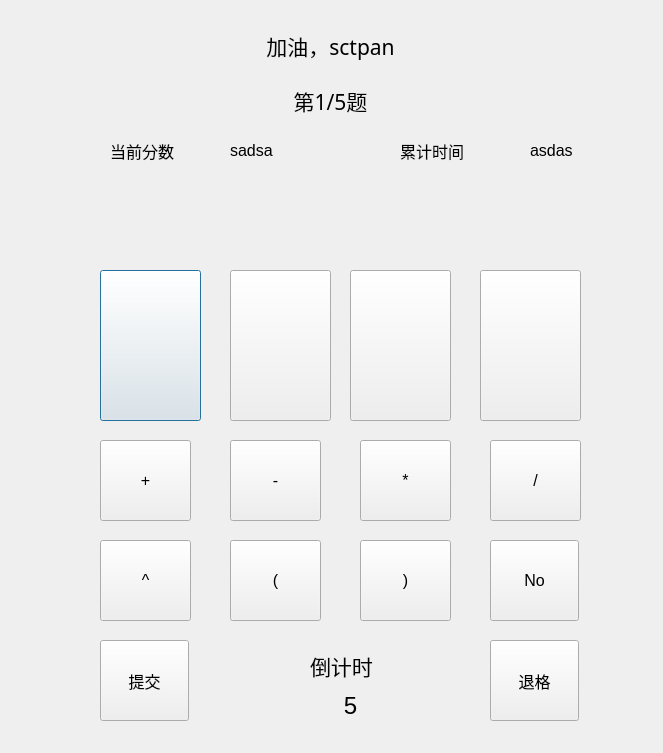
<?xml version="1.0" encoding="UTF-8"?>
<ui version="4.0">
 <class>ContestWindow</class>
 <widget class="QDialog" name="ContestWindow">
  <property name="geometry">
   <rect>
    <x>0</x>
    <y>0</y>
    <width>663</width>
    <height>753</height>
   </rect>
  </property>
  <property name="windowTitle">
   <string>Dialog</string>
  </property>
  <widget class="QPushButton" name="card1">
   <property name="geometry">
    <rect>
     <x>100</x>
     <y>270</y>
     <width>101</width>
     <height>151</height>
    </rect>
   </property>
   <property name="text">
    <string/>
   </property>
  </widget>
  <widget class="QPushButton" name="card2">
   <property name="geometry">
    <rect>
     <x>230</x>
     <y>270</y>
     <width>101</width>
     <height>151</height>
    </rect>
   </property>
   <property name="text">
    <string/>
   </property>
  </widget>
  <widget class="QPushButton" name="card3">
   <property name="geometry">
    <rect>
     <x>350</x>
     <y>270</y>
     <width>101</width>
     <height>151</height>
    </rect>
   </property>
   <property name="text">
    <string/>
   </property>
  </widget>
  <widget class="QPushButton" name="card4">
   <property name="geometry">
    <rect>
     <x>480</x>
     <y>270</y>
     <width>101</width>
     <height>151</height>
    </rect>
   </property>
   <property name="text">
    <string/>
   </property>
  </widget>
  <widget class="QPushButton" name="plusButton">
   <property name="geometry">
    <rect>
     <x>100</x>
     <y>440</y>
     <width>91</width>
     <height>81</height>
    </rect>
   </property>
   <property name="font">
    <font>
     <family>Segoe UI</family>
     <pointsize>12</pointsize>
    </font>
   </property>
   <property name="text">
    <string>+</string>
   </property>
  </widget>
  <widget class="QLabel" name="output">
   <property name="geometry">
    <rect>
     <x>90</x>
     <y>190</y>
     <width>491</width>
     <height>51</height>
    </rect>
   </property>
   <property name="font">
    <font>
     <family>Segoe UI</family>
     <pointsize>14</pointsize>
     <weight>50</weight>
     <bold>false</bold>
    </font>
   </property>
   <property name="text">
    <string/>
   </property>
  </widget>
  <widget class="QPushButton" name="minusButton">
   <property name="geometry">
    <rect>
     <x>230</x>
     <y>440</y>
     <width>91</width>
     <height>81</height>
    </rect>
   </property>
   <property name="font">
    <font>
     <family>Segoe UI</family>
     <pointsize>12</pointsize>
     <weight>50</weight>
     <bold>false</bold>
    </font>
   </property>
   <property name="text">
    <string>-</string>
   </property>
  </widget>
  <widget class="QPushButton" name="timesButton">
   <property name="geometry">
    <rect>
     <x>360</x>
     <y>440</y>
     <width>91</width>
     <height>81</height>
    </rect>
   </property>
   <property name="font">
    <font>
     <family>Segoe UI</family>
     <pointsize>12</pointsize>
    </font>
   </property>
   <property name="text">
    <string>*</string>
   </property>
  </widget>
  <widget class="QPushButton" name="powerButton">
   <property name="geometry">
    <rect>
     <x>100</x>
     <y>540</y>
     <width>91</width>
     <height>81</height>
    </rect>
   </property>
   <property name="font">
    <font>
     <family>Segoe UI</family>
     <pointsize>12</pointsize>
    </font>
   </property>
   <property name="text">
    <string>^</string>
   </property>
  </widget>
  <widget class="QPushButton" name="divideButton">
   <property name="geometry">
    <rect>
     <x>490</x>
     <y>440</y>
     <width>91</width>
     <height>81</height>
    </rect>
   </property>
   <property name="font">
    <font>
     <family>Segoe UI</family>
     <pointsize>12</pointsize>
    </font>
   </property>
   <property name="text">
    <string>/</string>
   </property>
  </widget>
  <widget class="QPushButton" name="submitButton">
   <property name="geometry">
    <rect>
     <x>100</x>
     <y>640</y>
     <width>89</width>
     <height>81</height>
    </rect>
   </property>
   <property name="font">
    <font>
     <family>宋体</family>
     <pointsize>12</pointsize>
    </font>
   </property>
   <property name="text">
    <string>提交</string>
   </property>
  </widget>
  <widget class="QPushButton" name="backspaceButton">
   <property name="geometry">
    <rect>
     <x>490</x>
     <y>640</y>
     <width>89</width>
     <height>81</height>
    </rect>
   </property>
   <property name="font">
    <font>
     <family>宋体</family>
     <pointsize>12</pointsize>
    </font>
   </property>
   <property name="text">
    <string>退格</string>
   </property>
  </widget>
  <widget class="QPushButton" name="noButton">
   <property name="geometry">
    <rect>
     <x>490</x>
     <y>540</y>
     <width>89</width>
     <height>81</height>
    </rect>
   </property>
   <property name="font">
    <font>
     <family>Segoe UI</family>
     <pointsize>12</pointsize>
    </font>
   </property>
   <property name="text">
    <string>No</string>
   </property>
  </widget>
  <widget class="QLabel" name="username">
   <property name="geometry">
    <rect>
     <x>190</x>
     <y>30</y>
     <width>281</width>
     <height>31</height>
    </rect>
   </property>
   <property name="font">
    <font>
     <family>宋体</family>
     <pointsize>16</pointsize>
     <weight>50</weight>
     <bold>false</bold>
    </font>
   </property>
   <property name="text">
    <string>加油，sctpan</string>
   </property>
   <property name="alignment">
    <set>Qt::AlignCenter</set>
   </property>
  </widget>
  <widget class="QPushButton" name="leftButton">
   <property name="geometry">
    <rect>
     <x>230</x>
     <y>540</y>
     <width>91</width>
     <height>81</height>
    </rect>
   </property>
   <property name="font">
    <font>
     <family>Segoe UI</family>
     <pointsize>12</pointsize>
    </font>
   </property>
   <property name="text">
    <string>(</string>
   </property>
  </widget>
  <widget class="QPushButton" name="rightButton">
   <property name="geometry">
    <rect>
     <x>360</x>
     <y>540</y>
     <width>91</width>
     <height>81</height>
    </rect>
   </property>
   <property name="font">
    <font>
     <family>Segoe UI</family>
     <pointsize>12</pointsize>
    </font>
   </property>
   <property name="text">
    <string>)</string>
   </property>
  </widget>
  <widget class="QLabel" name="timeLabel">
   <property name="geometry">
    <rect>
     <x>320</x>
     <y>680</y>
     <width>61</width>
     <height>51</height>
    </rect>
   </property>
   <property name="font">
    <font>
     <family>Segoe UI</family>
     <pointsize>18</pointsize>
    </font>
   </property>
   <property name="text">
    <string>5</string>
   </property>
   <property name="alignment">
    <set>Qt::AlignCenter</set>
   </property>
  </widget>
  <widget class="QLabel" name="label_4">
   <property name="geometry">
    <rect>
     <x>310</x>
     <y>650</y>
     <width>91</width>
     <height>31</height>
    </rect>
   </property>
   <property name="font">
    <font>
     <family>宋体</family>
     <pointsize>16</pointsize>
    </font>
   </property>
   <property name="text">
    <string>倒计时</string>
   </property>
  </widget>
  <widget class="QLabel" name="roundLabel">
   <property name="geometry">
    <rect>
     <x>220</x>
     <y>80</y>
     <width>221</width>
     <height>41</height>
    </rect>
   </property>
   <property name="font">
    <font>
     <family>宋体</family>
     <pointsize>16</pointsize>
    </font>
   </property>
   <property name="text">
    <string>第1/5题</string>
   </property>
   <property name="alignment">
    <set>Qt::AlignCenter</set>
   </property>
  </widget>
  <widget class="QLabel" name="label_3">
   <property name="geometry">
    <rect>
     <x>400</x>
     <y>140</y>
     <width>101</width>
     <height>21</height>
    </rect>
   </property>
   <property name="font">
    <font>
     <family>宋体</family>
     <pointsize>12</pointsize>
     <weight>50</weight>
     <bold>false</bold>
    </font>
   </property>
   <property name="text">
    <string>累计时间</string>
   </property>
  </widget>
  <widget class="QLabel" name="time">
   <property name="geometry">
    <rect>
     <x>530</x>
     <y>140</y>
     <width>91</width>
     <height>20</height>
    </rect>
   </property>
   <property name="font">
    <font>
     <family>Segoe UI</family>
     <pointsize>12</pointsize>
     <weight>50</weight>
     <bold>false</bold>
    </font>
   </property>
   <property name="text">
    <string>asdas</string>
   </property>
  </widget>
  <widget class="QLabel" name="score">
   <property name="geometry">
    <rect>
     <x>230</x>
     <y>140</y>
     <width>91</width>
     <height>20</height>
    </rect>
   </property>
   <property name="font">
    <font>
     <family>Segoe UI</family>
     <pointsize>12</pointsize>
     <weight>50</weight>
     <bold>false</bold>
    </font>
   </property>
   <property name="text">
    <string>sadsa</string>
   </property>
  </widget>
  <widget class="QLabel" name="label_5">
   <property name="geometry">
    <rect>
     <x>110</x>
     <y>140</y>
     <width>91</width>
     <height>21</height>
    </rect>
   </property>
   <property name="font">
    <font>
     <family>宋体</family>
     <pointsize>12</pointsize>
     <weight>50</weight>
     <bold>false</bold>
    </font>
   </property>
   <property name="text">
    <string>当前分数</string>
   </property>
  </widget>
 </widget>
 <layoutdefault spacing="6" margin="11"/>
 <resources/>
 <connections/>
</ui>
